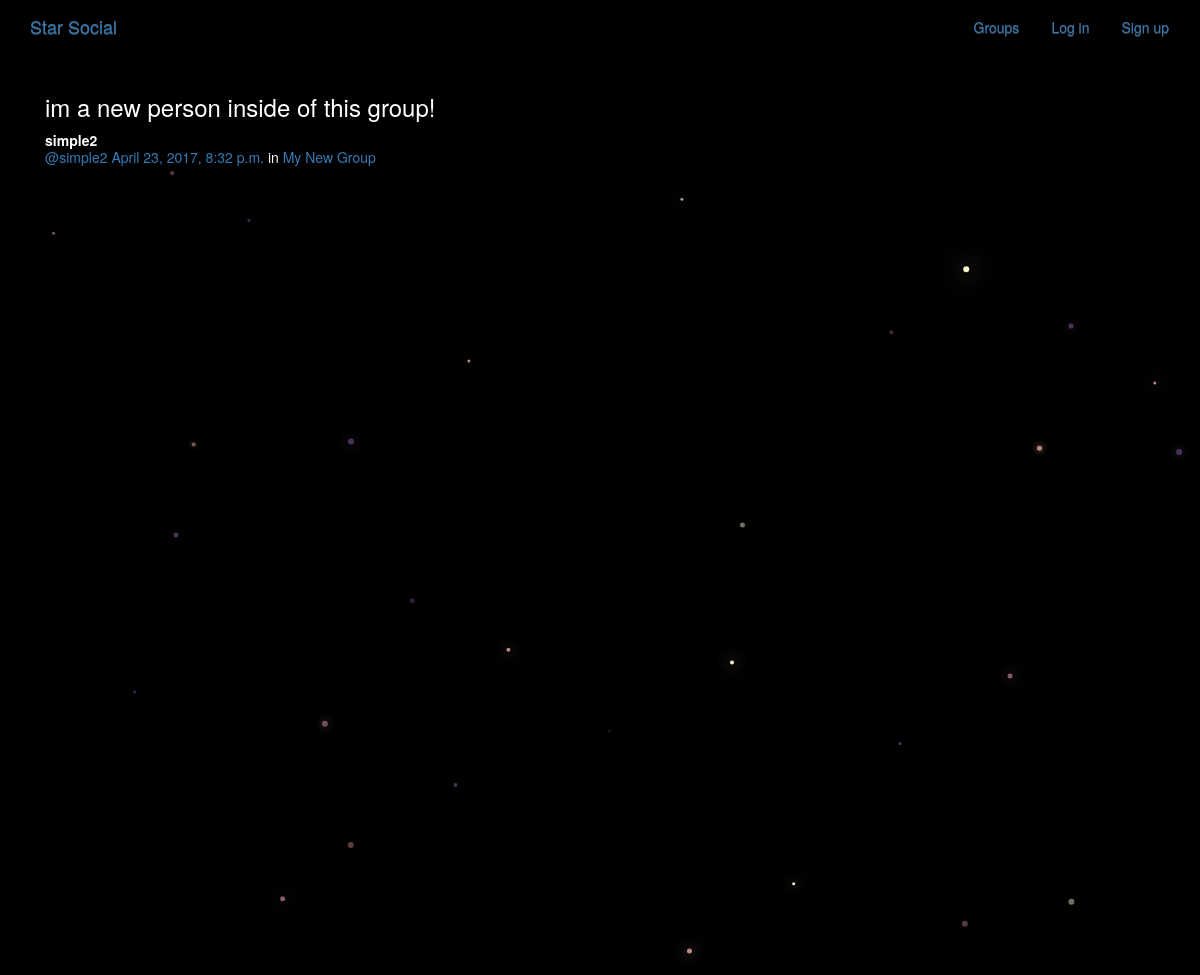
Page /posts/by/simple2/2/ on the committed database.
### posts/models.py (models this page shows, shortened)
class Post(models.Model):
    user = models.ForeignKey(User, related_name="posts",on_delete=models.DO_NOTHING)
    created_at = models.DateTimeField(auto_now=True)
    message = models.TextField()
    message_html = models.TextField(editable=False)
    group = models.ForeignKey(Group, related_name="posts",null=True, blank=True,on_delete=models.DO_NOTHING)
    class Meta:
        ordering = ["-created_at"]
        unique_together = ["user", "message"]

### groups/models.py (models this page shows, shortened)
class Group(models.Model):
    name = models.CharField(max_length=255, unique=True)
    slug = models.SlugField(allow_unicode=True, unique=True)
    description = models.TextField(blank=True, default='')
    description_html = models.TextField(editable=False, default='', blank=True)
    members = models.ManyToManyField(User,through="GroupMember")
    class Meta:
        ordering = ["name"]

### posts/views.py (the view)
# urls.py: url(r"by/(?P<username>[-\w]+)/(?P<pk>\d+)/$",views.PostDetail.as_view(),name="single"),
class PostDetail(SelectRelatedMixin, generic.DetailView):
    model = models.Post
    select_related = ("user", "group")
    def get_queryset(self):
        queryset = super().get_queryset()
        return queryset.filter(
            user__username__iexact=self.kwargs.get("username")
        )

### posts/templates/posts/post_detail.html
{% extends "posts/post_base.html" %}
{% block post_content %}
<div class="col-md-8">
    {% include "posts/_post.html" %}
</div>
{% endblock %}

### posts/templates/posts/_post.html (shortened to what this page needs)
<div class="post media">
	<h3>{{ post.message_html|safe }}</h3>
	<div class="media-body">
		<strong>{{ post.user.username }}</strong>
		<h5 class="media-heading">
			<span class="username"><a href="{% url 'posts:for_user' username=post.user.username %}">@{{ post.user.username }}</a></span>
			<time class="time"><a href="{% url 'posts:single' username=post.user.username pk=post.pk %}">{{ post.created_at }}</a></time>
			{% if post.group %}
			<span class="group-name">in <a href="#">{{ post.group.name }}</a></span>
			{% endif %}
		</h5>
	</div>
</div>

### static/simplesocial/css/master.css (style rules this page uses)
body { margin: 0; overflow: hidden; background-color: black; color:white; }

### rows in the picture
Post: message_html "im a new person inside of this group!", user.username "simple2", created_at "April 23, 2017, 8:32 p.m.", group.name "My New Group"
